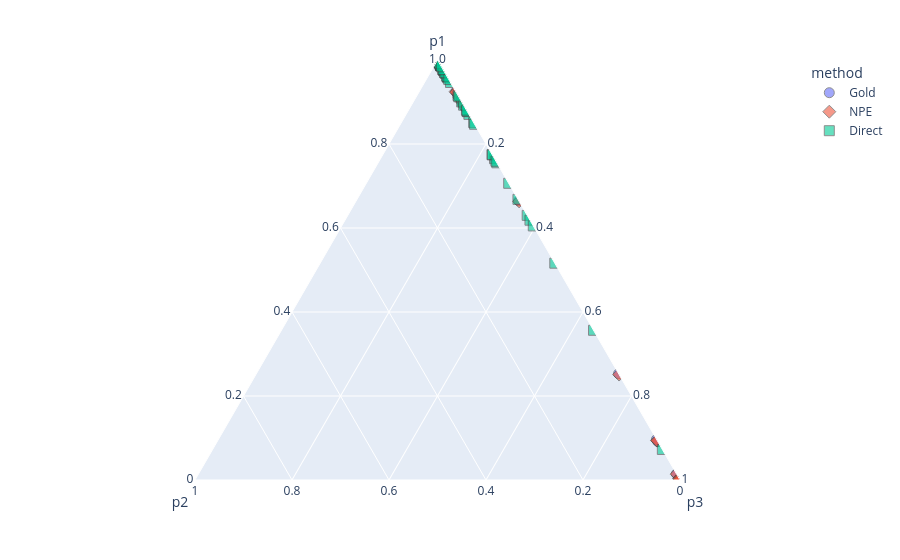

This figure's notebook cell:
### Code cell
import plotly.express as px
df_gold   = pd.DataFrame(np.vstack(evidence_n0["p_gold"]), columns=["p1","p2","p3"])
df_npe    = pd.DataFrame(np.vstack(evidence_n0["p_npe"]), columns=["p1","p2","p3"])
df_direct = pd.DataFrame(np.vstack(evidence_n0["pred_model"]), columns=["p1","p2","p3"])
df_gold["method"] = "Gold"
df_npe["method"] = "NPE"
df_direct["method"] = "Direct"

df = pd.concat([df_gold, df_npe,df_direct], ignore_index=True)
# edge_df = df[df["p2"] < 0.02]
fig = px.scatter_ternary(df, a="p1", b="p2", c="p3", color="method", symbol="method")
fig.update_traces(marker=dict(size=10, opacity=0.6, line=dict(width=1)))
fig.show()
